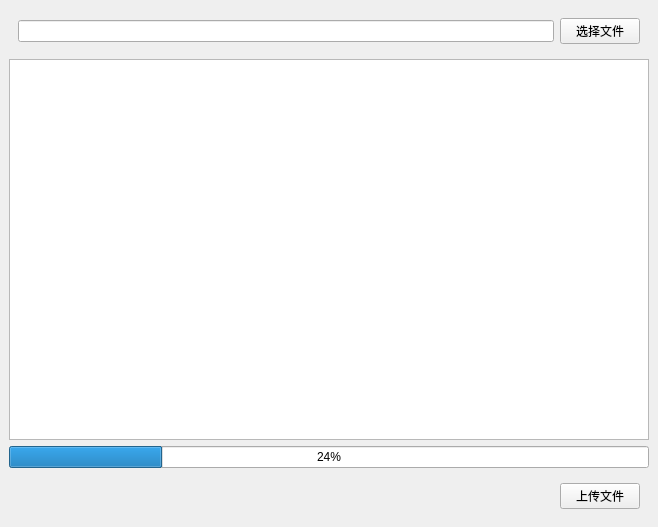
<?xml version="1.0" encoding="UTF-8"?>
<ui version="4.0">
 <class>MainWindow</class>
 <widget class="QMainWindow" name="MainWindow">
  <property name="geometry">
   <rect>
    <x>0</x>
    <y>0</y>
    <width>658</width>
    <height>527</height>
   </rect>
  </property>
  <property name="windowTitle">
   <string>MainWindow</string>
  </property>
  <widget class="QWidget" name="centralwidget">
   <layout class="QVBoxLayout" name="verticalLayout">
    <item>
     <widget class="QWidget" name="widget" native="true">
      <layout class="QHBoxLayout" name="horizontalLayout">
       <item>
        <widget class="QLineEdit" name="filePath"/>
       </item>
       <item>
        <widget class="QPushButton" name="selFile">
         <property name="text">
          <string>选择文件</string>
         </property>
        </widget>
       </item>
      </layout>
     </widget>
    </item>
    <item>
     <widget class="QTextEdit" name="recordMessage"/>
    </item>
    <item>
     <widget class="QProgressBar" name="progressBar">
      <property name="value">
       <number>24</number>
      </property>
     </widget>
    </item>
    <item>
     <widget class="QWidget" name="widget_2" native="true">
      <layout class="QHBoxLayout" name="horizontalLayout_2">
       <item>
        <spacer name="horizontalSpacer">
         <property name="orientation">
          <enum>Qt::Horizontal</enum>
         </property>
         <property name="sizeHint" stdset="0">
          <size>
           <width>844</width>
           <height>20</height>
          </size>
         </property>
        </spacer>
       </item>
       <item>
        <widget class="QPushButton" name="uploadBtn">
         <property name="text">
          <string>上传文件</string>
         </property>
        </widget>
       </item>
      </layout>
     </widget>
    </item>
   </layout>
  </widget>
 </widget>
 <resources/>
 <connections/>
</ui>
